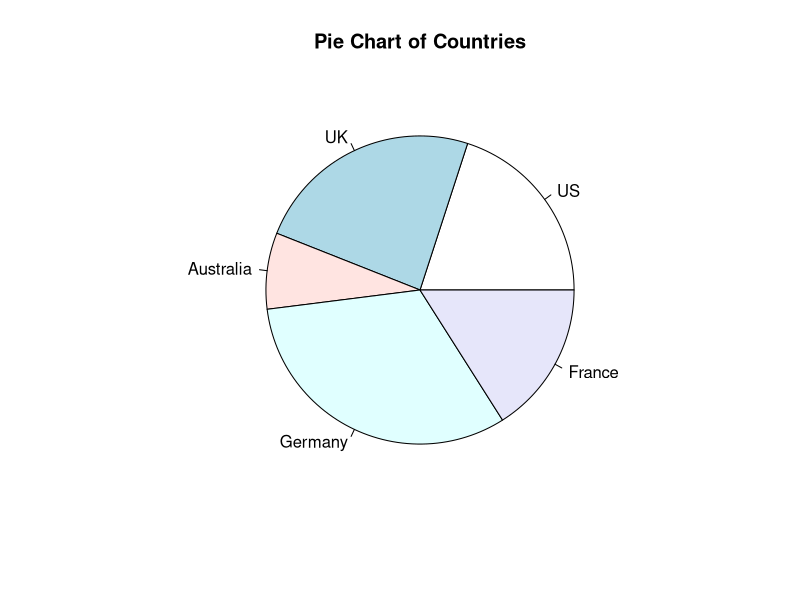

The R source for this figure:
# More examples here: https://www.statmethods.net/graphs/pie.html

# The size of each pie slice.
slices = c(10, 12, 4, 16, 8)

# The label for each slice.
labels = c("US", "UK", "Australia", "Germany", "France")

# Invoke the PIE function to draw the pie chart.
# Precede with dev.new() to draw the plot in a new window. 
dev.new()
pie(slices, labels=labels, main="Pie Chart of Countries")